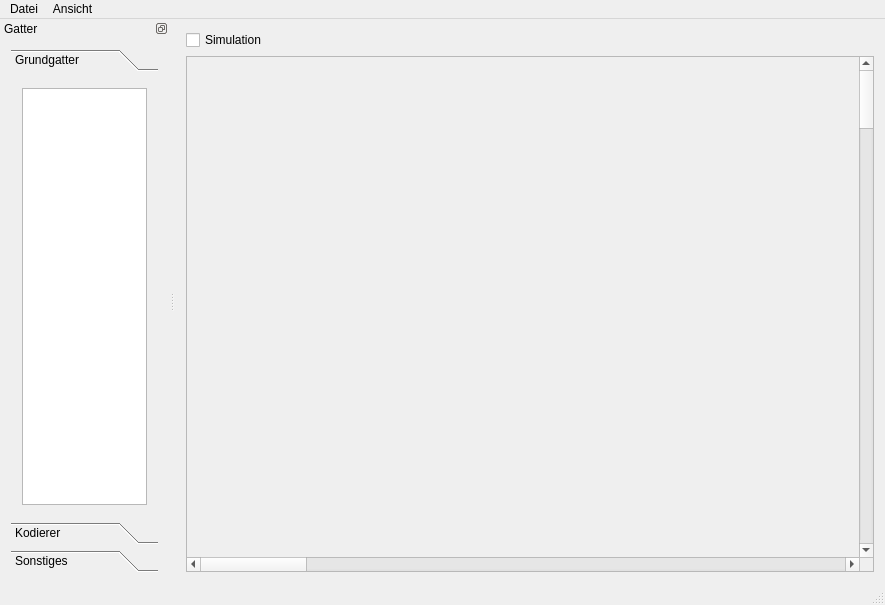
<?xml version="1.0" encoding="UTF-8"?>
<ui version="4.0">
 <class>MainWindow</class>
 <widget class="QMainWindow" name="MainWindow">
  <property name="geometry">
   <rect>
    <x>0</x>
    <y>0</y>
    <width>885</width>
    <height>605</height>
   </rect>
  </property>
  <property name="font">
   <font>
    <family>Arial</family>
   </font>
  </property>
  <property name="windowTitle">
   <string>QDigi</string>
  </property>
  <property name="windowIcon">
   <iconset resource="images.qrc">
    <normaloff>:/icon.png</normaloff>:/icon.png</iconset>
  </property>
  <widget class="QWidget" name="centralWidget">
   <property name="sizePolicy">
    <sizepolicy hsizetype="Minimum" vsizetype="Preferred">
     <horstretch>100</horstretch>
     <verstretch>0</verstretch>
    </sizepolicy>
   </property>
   <layout class="QVBoxLayout" name="verticalLayout_2">
    <item>
     <widget class="QCheckBox" name="simulation">
      <property name="text">
       <string>Simulation</string>
      </property>
     </widget>
    </item>
    <item>
     <widget class="QScrollArea" name="scrollArea">
      <property name="sizePolicy">
       <sizepolicy hsizetype="Expanding" vsizetype="Expanding">
        <horstretch>5</horstretch>
        <verstretch>0</verstretch>
       </sizepolicy>
      </property>
      <property name="widgetResizable">
       <bool>true</bool>
      </property>
      <widget class="DigiView" name="digiView">
       <property name="geometry">
        <rect>
         <x>0</x>
         <y>0</y>
         <width>5000</width>
         <height>5000</height>
        </rect>
       </property>
       <property name="minimumSize">
        <size>
         <width>5000</width>
         <height>5000</height>
        </size>
       </property>
      </widget>
     </widget>
    </item>
   </layout>
  </widget>
  <widget class="QDockWidget" name="dockWidget">
   <property name="sizePolicy">
    <sizepolicy hsizetype="Preferred" vsizetype="Preferred">
     <horstretch>2</horstretch>
     <verstretch>0</verstretch>
    </sizepolicy>
   </property>
   <property name="minimumSize">
    <size>
     <width>162</width>
     <height>237</height>
    </size>
   </property>
   <property name="floating">
    <bool>false</bool>
   </property>
   <property name="features">
    <set>QDockWidget::DockWidgetFloatable|QDockWidget::DockWidgetMovable</set>
   </property>
   <property name="allowedAreas">
    <set>Qt::LeftDockWidgetArea|Qt::RightDockWidgetArea</set>
   </property>
   <property name="windowTitle">
    <string>Gatter</string>
   </property>
   <attribute name="dockWidgetArea">
    <number>1</number>
   </attribute>
   <widget class="QWidget" name="dockWidgetContents">
    <layout class="QVBoxLayout" name="verticalLayout">
     <item>
      <widget class="QToolBox" name="toolBox">
       <property name="currentIndex">
        <number>0</number>
       </property>
       <widget class="QWidget" name="page_base">
        <property name="geometry">
         <rect>
          <x>0</x>
          <y>0</y>
          <width>144</width>
          <height>443</height>
         </rect>
        </property>
        <attribute name="label">
         <string>Grundgatter</string>
        </attribute>
        <layout class="QVBoxLayout" name="verticalLayout_3">
         <item>
          <widget class="DragView" name="base">
           <property name="sizePolicy">
            <sizepolicy hsizetype="Ignored" vsizetype="Ignored">
             <horstretch>0</horstretch>
             <verstretch>0</verstretch>
            </sizepolicy>
           </property>
           <property name="minimumSize">
            <size>
             <width>125</width>
             <height>0</height>
            </size>
           </property>
           <property name="maximumSize">
            <size>
             <width>16777215</width>
             <height>16777215</height>
            </size>
           </property>
           <property name="sizeAdjustPolicy">
            <enum>QAbstractScrollArea::AdjustToContents</enum>
           </property>
           <property name="editTriggers">
            <set>QAbstractItemView::NoEditTriggers</set>
           </property>
           <property name="showDropIndicator" stdset="0">
            <bool>false</bool>
           </property>
           <property name="dragEnabled">
            <bool>true</bool>
           </property>
           <property name="dragDropMode">
            <enum>QAbstractItemView::DragDrop</enum>
           </property>
           <property name="defaultDropAction">
            <enum>Qt::CopyAction</enum>
           </property>
           <property name="iconSize">
            <size>
             <width>24</width>
             <height>24</height>
            </size>
           </property>
           <property name="textElideMode">
            <enum>Qt::ElideNone</enum>
           </property>
           <property name="verticalScrollMode">
            <enum>QAbstractItemView::ScrollPerPixel</enum>
           </property>
           <property name="horizontalScrollMode">
            <enum>QAbstractItemView::ScrollPerPixel</enum>
           </property>
           <attribute name="horizontalHeaderVisible">
            <bool>false</bool>
           </attribute>
           <attribute name="verticalHeaderVisible">
            <bool>false</bool>
           </attribute>
          </widget>
         </item>
        </layout>
       </widget>
       <widget class="QWidget" name="page_coder">
        <property name="geometry">
         <rect>
          <x>0</x>
          <y>0</y>
          <width>144</width>
          <height>443</height>
         </rect>
        </property>
        <attribute name="label">
         <string>Kodierer</string>
        </attribute>
        <layout class="QVBoxLayout" name="verticalLayout_4">
         <item>
          <widget class="DragView" name="coder">
           <property name="sizePolicy">
            <sizepolicy hsizetype="Ignored" vsizetype="Ignored">
             <horstretch>0</horstretch>
             <verstretch>0</verstretch>
            </sizepolicy>
           </property>
           <property name="minimumSize">
            <size>
             <width>125</width>
             <height>0</height>
            </size>
           </property>
           <property name="maximumSize">
            <size>
             <width>16777215</width>
             <height>16777215</height>
            </size>
           </property>
           <property name="sizeAdjustPolicy">
            <enum>QAbstractScrollArea::AdjustToContents</enum>
           </property>
           <property name="editTriggers">
            <set>QAbstractItemView::NoEditTriggers</set>
           </property>
           <property name="showDropIndicator" stdset="0">
            <bool>false</bool>
           </property>
           <property name="dragEnabled">
            <bool>true</bool>
           </property>
           <property name="dragDropMode">
            <enum>QAbstractItemView::DragDrop</enum>
           </property>
           <property name="defaultDropAction">
            <enum>Qt::CopyAction</enum>
           </property>
           <property name="iconSize">
            <size>
             <width>24</width>
             <height>24</height>
            </size>
           </property>
           <property name="textElideMode">
            <enum>Qt::ElideNone</enum>
           </property>
           <property name="verticalScrollMode">
            <enum>QAbstractItemView::ScrollPerPixel</enum>
           </property>
           <property name="horizontalScrollMode">
            <enum>QAbstractItemView::ScrollPerPixel</enum>
           </property>
           <attribute name="horizontalHeaderVisible">
            <bool>false</bool>
           </attribute>
           <attribute name="verticalHeaderVisible">
            <bool>false</bool>
           </attribute>
          </widget>
         </item>
        </layout>
       </widget>
       <widget class="QWidget" name="page_other">
        <property name="geometry">
         <rect>
          <x>0</x>
          <y>0</y>
          <width>144</width>
          <height>443</height>
         </rect>
        </property>
        <attribute name="label">
         <string>Sonstiges</string>
        </attribute>
        <layout class="QVBoxLayout" name="verticalLayout_5">
         <item>
          <widget class="DragView" name="other">
           <property name="sizePolicy">
            <sizepolicy hsizetype="Ignored" vsizetype="Ignored">
             <horstretch>0</horstretch>
             <verstretch>0</verstretch>
            </sizepolicy>
           </property>
           <property name="minimumSize">
            <size>
             <width>125</width>
             <height>0</height>
            </size>
           </property>
           <property name="maximumSize">
            <size>
             <width>16777215</width>
             <height>16777215</height>
            </size>
           </property>
           <property name="sizeAdjustPolicy">
            <enum>QAbstractScrollArea::AdjustToContents</enum>
           </property>
           <property name="editTriggers">
            <set>QAbstractItemView::NoEditTriggers</set>
           </property>
           <property name="showDropIndicator" stdset="0">
            <bool>false</bool>
           </property>
           <property name="dragEnabled">
            <bool>true</bool>
           </property>
           <property name="dragDropMode">
            <enum>QAbstractItemView::DragDrop</enum>
           </property>
           <property name="defaultDropAction">
            <enum>Qt::CopyAction</enum>
           </property>
           <property name="iconSize">
            <size>
             <width>24</width>
             <height>24</height>
            </size>
           </property>
           <property name="textElideMode">
            <enum>Qt::ElideNone</enum>
           </property>
           <property name="verticalScrollMode">
            <enum>QAbstractItemView::ScrollPerPixel</enum>
           </property>
           <property name="horizontalScrollMode">
            <enum>QAbstractItemView::ScrollPerPixel</enum>
           </property>
           <attribute name="horizontalHeaderVisible">
            <bool>false</bool>
           </attribute>
           <attribute name="verticalHeaderVisible">
            <bool>false</bool>
           </attribute>
          </widget>
         </item>
        </layout>
       </widget>
      </widget>
     </item>
    </layout>
   </widget>
  </widget>
  <widget class="QMenuBar" name="menuBar">
   <property name="geometry">
    <rect>
     <x>0</x>
     <y>0</y>
     <width>885</width>
     <height>19</height>
    </rect>
   </property>
   <widget class="QMenu" name="menuDatei">
    <property name="title">
     <string>Datei</string>
    </property>
    <addaction name="actionNeu"/>
    <addaction name="actionSpeichern"/>
    <addaction name="actionSpeichern_Unter"/>
    <addaction name="actionAls_Bild_Speichern"/>
    <addaction name="action_ffnen"/>
    <addaction name="separator"/>
    <addaction name="actionEinstellungen"/>
    <addaction name="actionProgramm_zum_ffnen_von_qdigi_Dateien_eintragen"/>
   </widget>
   <widget class="QMenu" name="menuAnsicht">
    <property name="title">
     <string>Ansicht</string>
    </property>
    <addaction name="actionZoom_R_cksetzen"/>
    <addaction name="actionReinzoomen"/>
    <addaction name="actionRauszoomen"/>
   </widget>
   <addaction name="menuDatei"/>
   <addaction name="menuAnsicht"/>
  </widget>
  <widget class="QStatusBar" name="statusBar"/>
  <action name="actionSpeichern">
   <property name="text">
    <string>Speichern</string>
   </property>
   <property name="shortcut">
    <string>Ctrl+S</string>
   </property>
  </action>
  <action name="actionEinstellungen">
   <property name="text">
    <string>Einstellungen...</string>
   </property>
  </action>
  <action name="actionSpeichern_Unter">
   <property name="text">
    <string>Speichern Unter...</string>
   </property>
   <property name="shortcut">
    <string>Ctrl+Shift+S</string>
   </property>
  </action>
  <action name="action_ffnen">
   <property name="text">
    <string>Öffnen</string>
   </property>
   <property name="shortcut">
    <string>Ctrl+O</string>
   </property>
  </action>
  <action name="actionNeu">
   <property name="text">
    <string>Neu</string>
   </property>
   <property name="shortcut">
    <string>Ctrl+N</string>
   </property>
  </action>
  <action name="actionZoom_R_cksetzen">
   <property name="text">
    <string>Zoom Rücksetzen</string>
   </property>
   <property name="shortcut">
    <string>Ctrl+0, Ctrl+0</string>
   </property>
  </action>
  <action name="actionReinzoomen">
   <property name="text">
    <string>Reinzoomen</string>
   </property>
   <property name="shortcut">
    <string>Ctrl++, Ctrl++</string>
   </property>
  </action>
  <action name="actionRauszoomen">
   <property name="text">
    <string>Rauszoomen</string>
   </property>
   <property name="shortcut">
    <string>Ctrl+-, Ctrl+-</string>
   </property>
  </action>
  <action name="actionAls_Bild_Speichern">
   <property name="text">
    <string>Als Bild Speichern...</string>
   </property>
   <property name="shortcut">
    <string>Ctrl+E</string>
   </property>
  </action>
  <action name="actionProgramm_zum_ffnen_von_qdigi_Dateien_eintragen">
   <property name="text">
    <string>Programm zum Öffnen von .qdigi Dateien eintragen</string>
   </property>
  </action>
 </widget>
 <layoutdefault spacing="6" margin="11"/>
 <customwidgets>
  <customwidget>
   <class>DigiView</class>
   <extends>QWidget</extends>
   <header>digiview.h</header>
   <container>1</container>
  </customwidget>
  <customwidget>
   <class>DragView</class>
   <extends>QTableWidget</extends>
   <header>dragview.h</header>
  </customwidget>
 </customwidgets>
 <resources>
  <include location="images.qrc"/>
 </resources>
 <connections/>
</ui>
